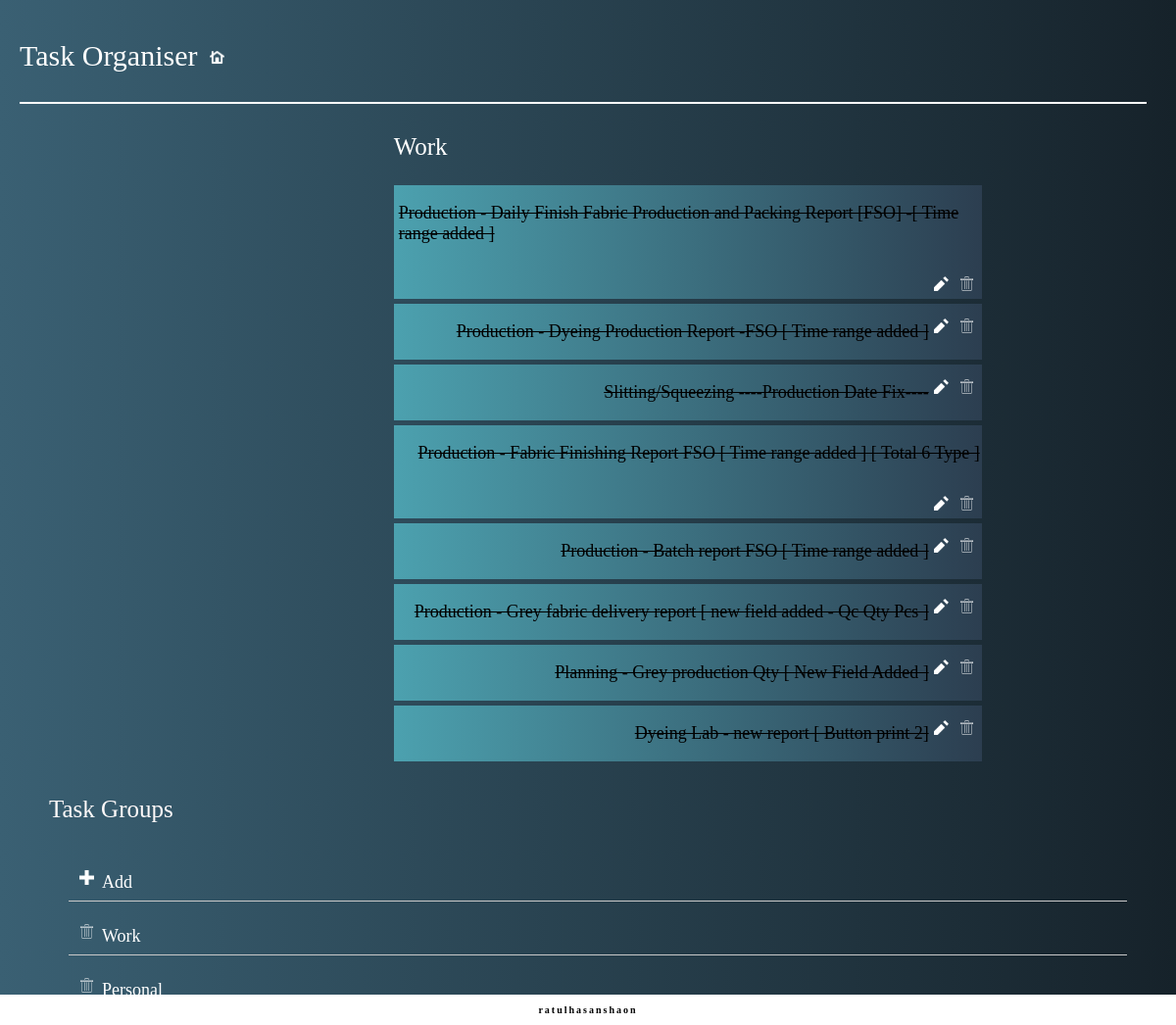
Before: /details/Work/ with the older database file.
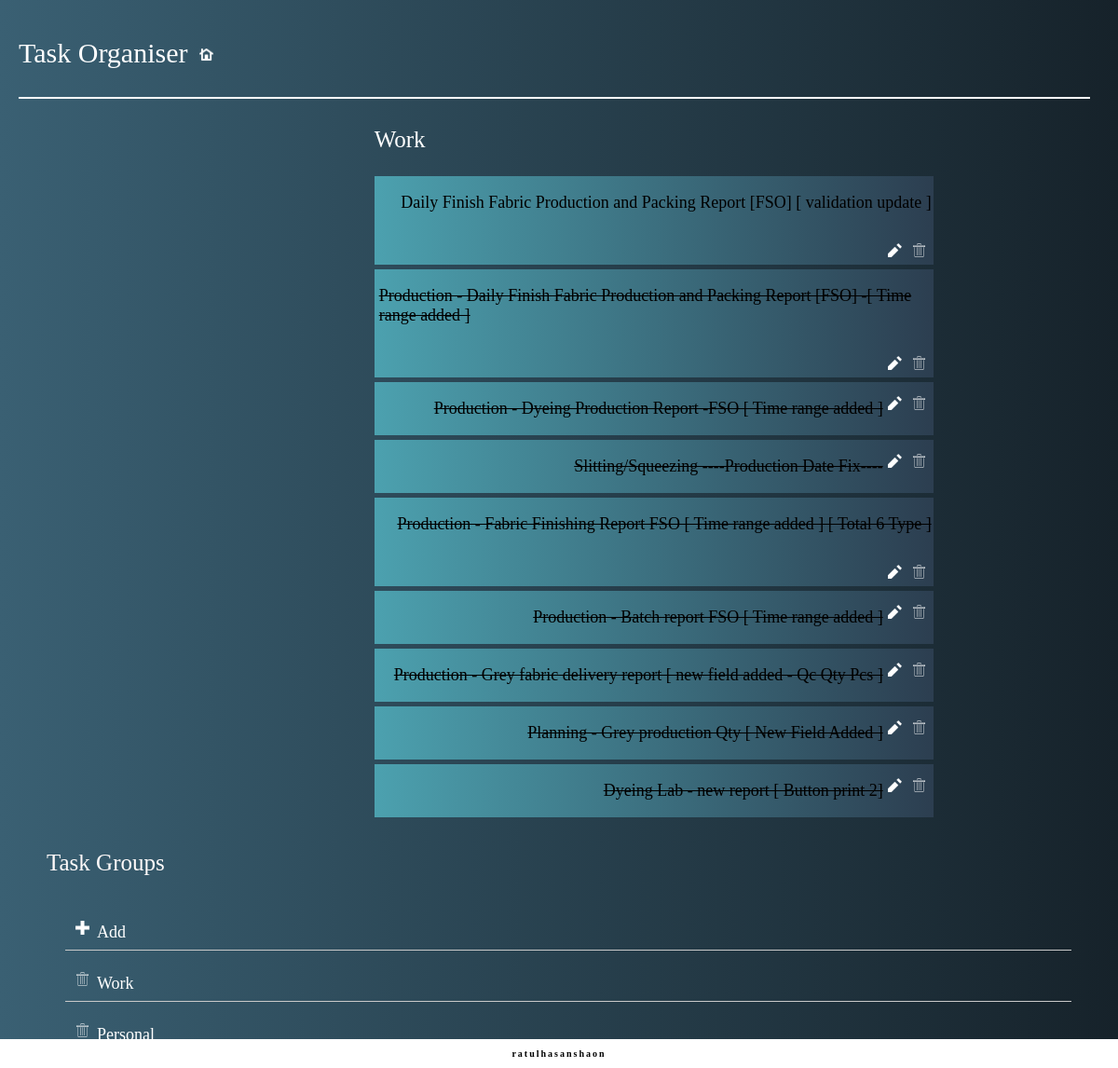
After: the same page with the newer database file.
### task_group/models.py (models this page shows, shortened)
class Task(models.Model):
    Catagories = models.ForeignKey(Catagories,related_name='Task',on_delete=models.CASCADE )
    title = models.CharField(max_length=256)
    created_date = models.DateTimeField(auto_now_add=True)
    done = models.BooleanField(default=False)
    class Meta:
        ordering = ["-created_date"]

class Catagories (models.Model):
    catagories_name = models.CharField(max_length=20,primary_key=True)
    def __str__(self):
        return self.catagories_name

### task_group/views.py (the view)
# urls.py: path('details/<str:pk>/', CatagoriesDetailView.as_view(), name='cdetail'),
class CatagoriesDetailView(DetailView):
    context_object_name = 'catagories_detail'
    model = models.Catagories
    template_name = 'task_group/catagories_detail.html'
    def get_context_data(self, **kwargs):
        context = super(CatagoriesDetailView, self).get_context_data(**kwargs)
        context['cat_list'] = Catagories.objects.all()
        print(context)
        return context

### task_group/templates/task_group/catagories_detail.html
{% extends 'task_group/base.html' %}
{% block heading %}
{{catagories_detail.catagories_name}}
{% endblock %}
{% block content %}
{%load static %}
{% for task in catagories_detail.Task.all %}
                <div class="items">
                    <div class="subitem">
                      {% if task.done %}
                       <p class="listitem"><strike  >{{task.title}}</strike></p>
                        {% else %}
                        <p class="listitem">{{task.title}} </p>
                        {% endif %}
                        <a href="/task_update/{{task.pk}}"  class="update"><img src="{% static 'task_group/img/pencil.png' %}" ></a>
                        <a href="/task_delete/{{task.pk}}" ><img src="{% static 'task_group/img/trash.png' %}"></a>
                    </div>
                </div>
{% endfor %}
            </div>
{% endblock %}

### task_group/templates/task_group/base.html (shortened to what this page needs)
{% load static %}
<!DOCTYPE html>
<html lang="en">
<head>
    <link rel="stylesheet" href="{% static 'task_group/css/new.css' %}" type="text/css">
</head>
<body>
    <div class="base">
        <div class="title">
            <p class="title-text">Task Organiser</p>
            <div class="home">
                <a href="{% url 'task_group:tlist' %}" class="icon"><img src="{% static 'task_group/img/home.png' %}"></a>
            </div>
        </div>
        <div class="context">
            <div class="tasklist">
                <div class="left-heading">
                    <p class="headingtext">{% block heading %} {% endblock%}</p>
                </div>
   {% block content %}
            {% endblock %}
            </div>
            <div class="groups">
                <p class="groups-heading">Task Groups</p>
                <ul>
                    <li><a href="/catagories_create/" ><img src="{% static 'task_group/img/plus.png' %}"></a>Add</li>
                    {% for c in cat_list %}
                    <li>
                        <a href="/catagories_delete/{{c.pk}}" ><img src="{% static 'task_group/img/trash.png' %}"></a><a href="/details/{{c.pk}}" >{{c.catagories_name}}</a>
                    </li>
                  {% endfor %}
                </ul>
            </div>
        </div>
        <div class="footer">
            <p>ratulhasanshaon</p>
        </div>
</body>
</html>

Changed rows visible on the page:
added Task: title "Daily Finish Fabric Production and Packing Report [FSO] [ validation update ]"
